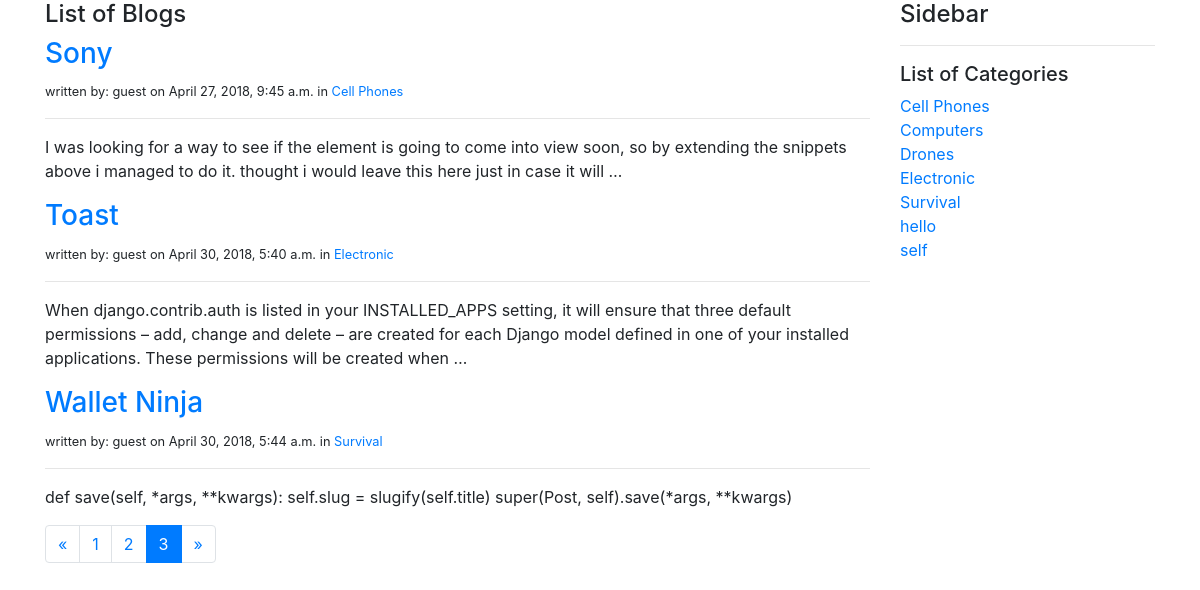
Before: /blog/?page=4 with the older database file.
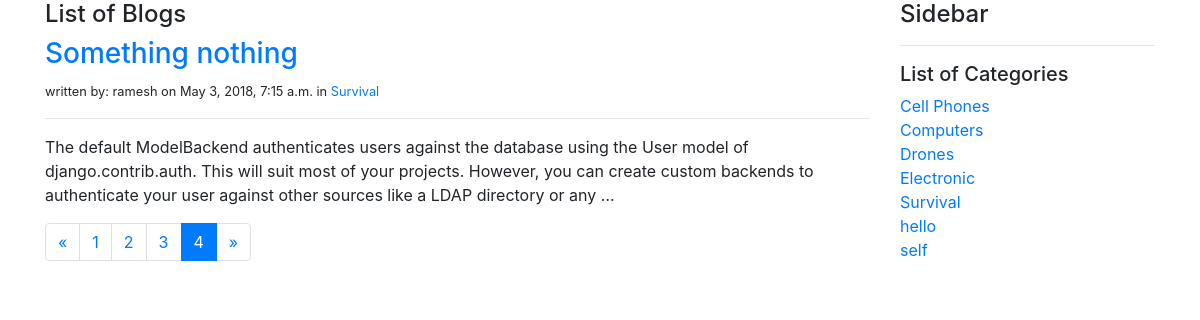
After: the same page with the newer database file.
### blog/models.py (models this page shows, shortened)
class Post(models.Model):
    STATUS_CHOICE = (
        ('draft', 'Draft'),
        ('published', 'Published'),
    )
    category = models.ForeignKey(Category)
    title = models.CharField(max_length=250)
    slug = models.CharField(max_length=250, unique=True)
    content = models.TextField()
    seo_title = models.CharField(max_length=250)
    seo_description = models.CharField(max_length=160)
    author = models.ForeignKey(User, related_name='blog_posts')
    published = models.DateTimeField(default=timezone.now)
    created = models.DateTimeField(auto_now_add=True)
    updated = models.DateTimeField(auto_now=True)
    status = models.CharField(max_length=10, choices=STATUS_CHOICE, default='draft')
    def get_absolute_url(self):
        return reverse('blog:post_detail', args=[self.slug])

class Category(models.Model):
    name = models.CharField(max_length=250)
    slug = models.CharField(max_length=250, unique=True)
    class Meta:
        ordering = ('name',)
        verbose_name = 'category'
        verbose_name_plural = 'categories'
    def get_absolute_url(self):
        return reverse('blog:list_of_post_by_category', args=[self.slug])
    def __str__(self):
        return self.name

### blog/views.py (the view)
def list_of_post(request):
    post = Post.objects.filter(status='published')
    category = Category.objects.all()
    paginator = Paginator(post, 3)
    page = request.GET.get('page')
    try:
        posts = paginator.page(page)
    except PageNotAnInteger:
        posts = paginator.page(1)
    except EmptyPage:
        posts = paginator.page(paginator.num_pages)
    template = 'blog/post/list_of_post.html'
    context = {'posts': posts, 'page': page, 'category': category}
    return render(request, template, context)

### blog/templates/blog/post/list_of_post.html (shortened to what this page needs)
{% extends 'blog/base.html'%}
{% block content %}
<div class="row">
    <div class="col-md-9">
        <div class="page-header">
            <h4>List of Blogs</h4>
        </div>
        {% for post in posts %}
        <h3>
            <a href="{{post.get_absolute_url}}">
                {{ post.title }}
            </a>
        </h3>
        <small>
            written by: {{ post.author }} on {{ post.published }} in
            <a href="{{post.category.get_absolute_url}}">
                {{ post.category }}
            </a>
        </small>
        <hr>
        {{ post.content|truncatewords:40|linebreaks }}
        {% endfor %}
        {% include 'blog/paginator.html' with page=posts %}
    </div>
    <div class="col-md-3">
        <div class="page-header">
            <h4>Sidebar</h4>
            <hr>
            <h5>List of Categories</h5>
            {% for category in category %}
            <a href="{{category.get_absolute_url}}">
                {{ category.name }}<br>
            </a>
            {% endfor %}
        </div>
    </div>
</div>
{% endblock %}

Changed rows visible on the page:
no longer on this page (row unchanged): Post: title "Sony", author "guest", published "April 27, 2018, 9:45 a.m.", category "Cell Phones", content "I was looking for a way to see if the element is going to come into view soon, so by extending the snippets above i managed to do it. thought i would leave this here just in case it will …"
no longer on this page (row unchanged): Post: title "Toast", author "guest", published "April 30, 2018, 5:40 a.m.", category "Electronic", content "When django.contrib.auth is listed in your INSTALLED_APPS setting, it will ensure that three default permissions – add, change and delete – are created for each Django model defined in one of your installed applications. These permissions will be created when …"
no longer on this page (row unchanged): Post: title "Wallet Ninja", author "guest", published "April 30, 2018, 5:44 a.m.", category "Survival", content "def save(self, *args, **kwargs): self.slug = slugify(self.title) super(Post, self).save(*args, **kwargs)"
added Post: title "Something nothing", author "ramesh", published "May 3, 2018, 7:15 a.m.", category "Survival", content "The default ModelBackend authenticates users against the database using the User model of django.contrib.auth. This will suit most of your projects. However, you can create custom backends to authenticate your user against other sources like a LDAP directory or any …"
Other visible differences:
list line gone: "3"
new list line: "3"
new list line: "4"
